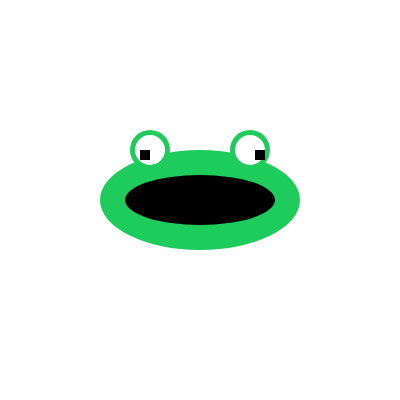
Frame 1 (no input)
Frame 60 (no input): identical to frame 1, image omitted
Frame 120 (the mouse pressed at the canvas centre since frame 60): identical to frame 1, image omitted

The p5.js sketch that drew this single still picture (run headless with seeded random() and noise() and a simulated clock; from frame 60 on, the mouse is pressed at the canvas centre):

// p5.js sketch
// ── sketch.js
function setup(){
	createCanvas(400, 400);

	let x = 200;
	let y = 200;

	noStroke();
	fill(30, 204, 91);

	ellipse(x, y, 200, 100);
	ellipse(x-50, y-50, 40, 40);
	ellipse(x+50, y-50, 40, 40);

	fill(255);
	ellipse(x-50, y-50, 30, 30);
	ellipse(x+50, y-50, 30, 30);

	fill(0);
	ellipse(x, y, 150, 50);
	rect(x-60, y-50, 10, 10);
	rect(x+55, y-50, 10, 10);
}

function draw(){

}
